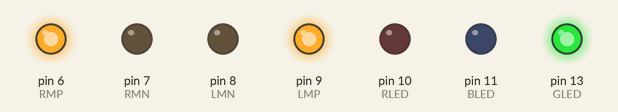
Recording of a sketch running on a simulated Arduino Uno, built with avr-gcc and run on an emulated ATmega328P. On the bench: output pins drawn as LEDs (lit = HIGH).

Above: at 0.1 s.
Timing chart, 0 to 1.6 s (numbered marks = the images above):
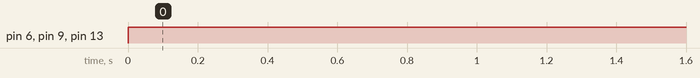

Measured:
- by itself, pin 6 (RMP), pin 9 (LMP), pin 13 (GLED): LOW → HIGH at 0.00 s

The sketch:

sketch_apr07b.ino
```cpp
#define LIR 5   //left ir sensor , blue jumper
#define CIR 4   //center ir sensor , green jumper
#define RIR 3   //right ir sensor , yellow jumper
#define RLED 10 //red led
#define GLED 13 //green led
#define BLED 11 //blue led
#define LMP 9   //left motor positive , blue jumper
#define LMN 8   //left motor negative
#define RMP 6   //right motor positive , red jumper
#define RMN 7   //right motor negative
void setup()
{
  pinMode(LIR,INPUT);  //IR Sensors
  pinMode(CIR,INPUT);
  pinMode(RIR,INPUT);
  pinMode(RLED,OUTPUT); //LEDs
  pinMode(GLED,OUTPUT);
  pinMode(BLED,OUTPUT);
  pinMode(LMP,OUTPUT);  //Left Motor
  pinMode(LMN,OUTPUT);
  pinMode(RMP,OUTPUT);  //Right Motor
  pinMode(RMN,OUTPUT);
}
void loop()
  {
    digitalWrite(GLED, HIGH);
    digitalWrite(LMP,HIGH);
    digitalWrite(LMN,LOW);
    digitalWrite(RMP,HIGH);
    digitalWrite(RMN,LOW);
  }
```
